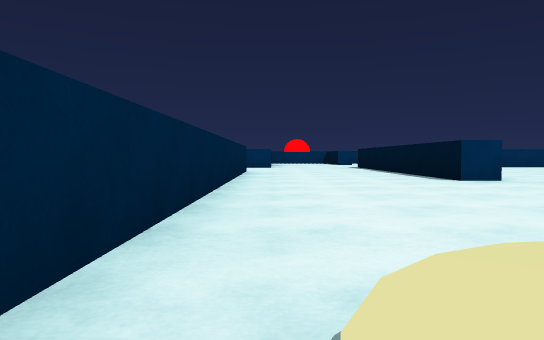
[1] (above)

13 first-person views from a walk through a scene from a Unity 3-D project. The camera is 0.24 m above the floor, tilts 2° down and sees 70° across. The floor is counted in squares, 1 m on a side. Each view is taken from the middle of a square. On the plan, view 1 faces up. The plan holds only what a view shows up to about 9 squares ahead; the rest is blank.

[2]
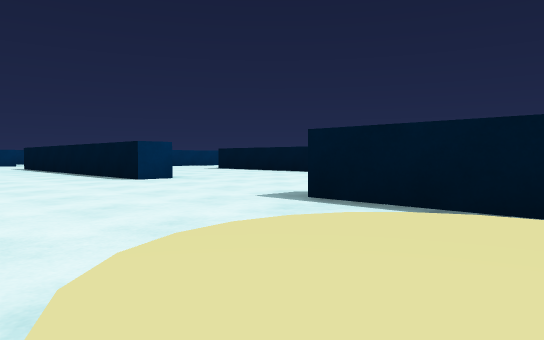

[3]
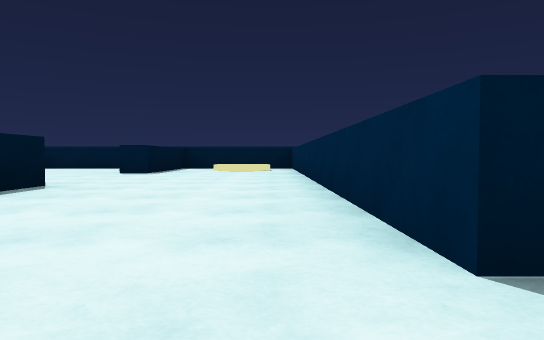

[4]
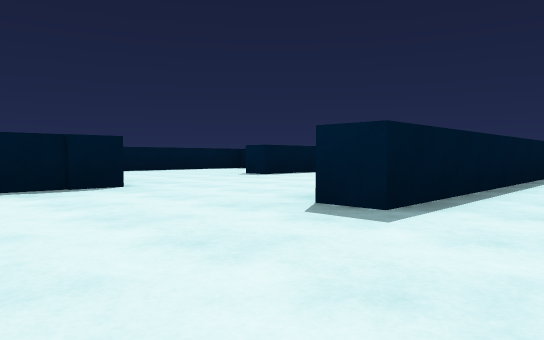

[5]
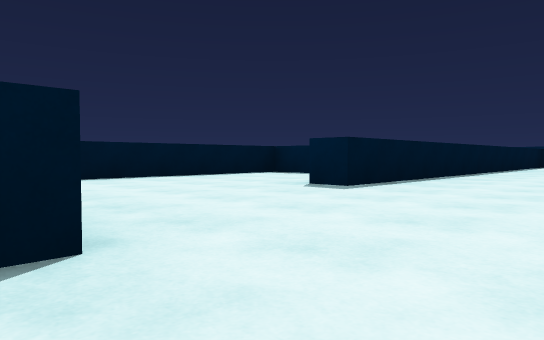

[6]
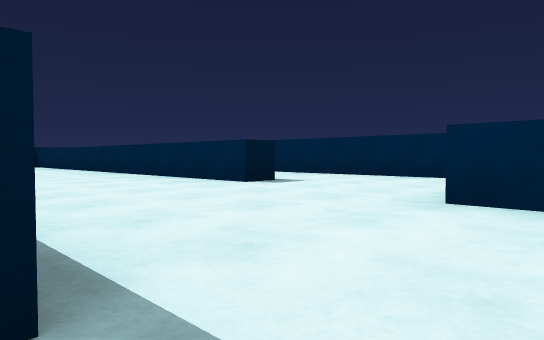

[7]
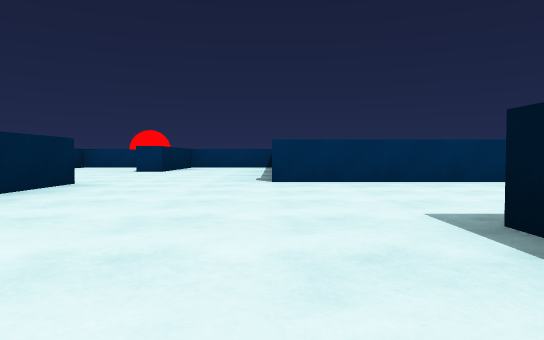

[8]
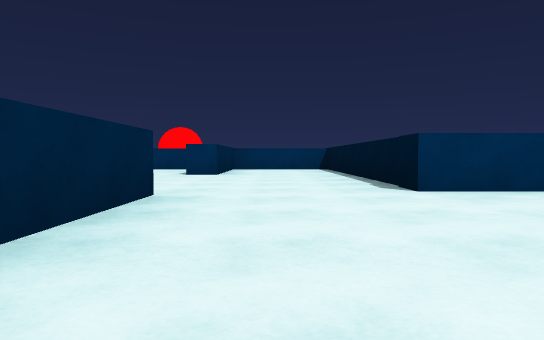

[9]
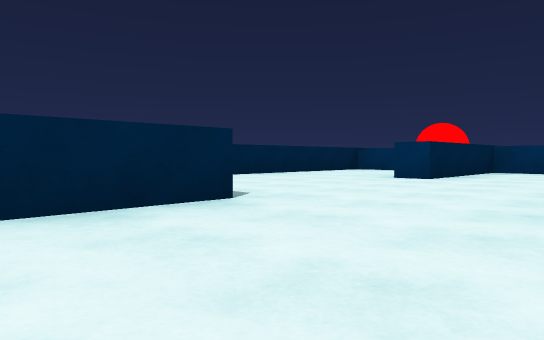

[10]
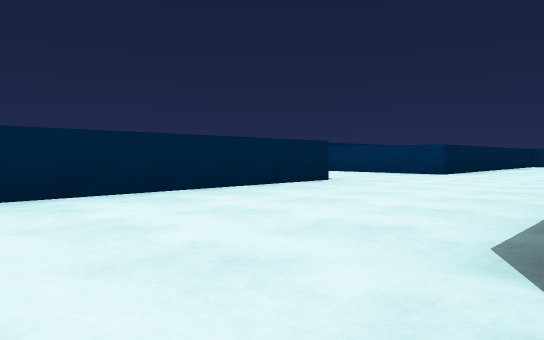

[11]
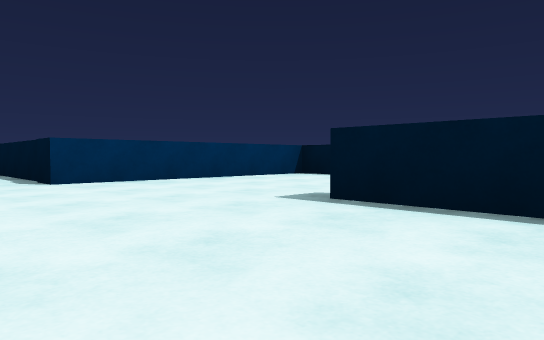

[12]
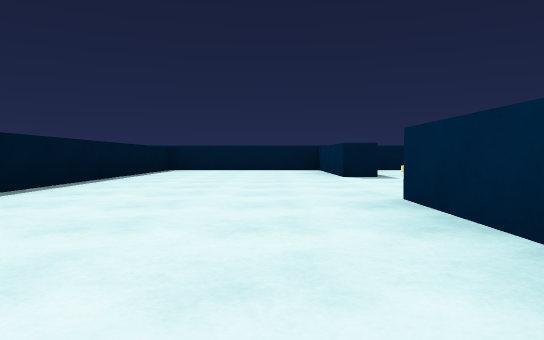

[13]
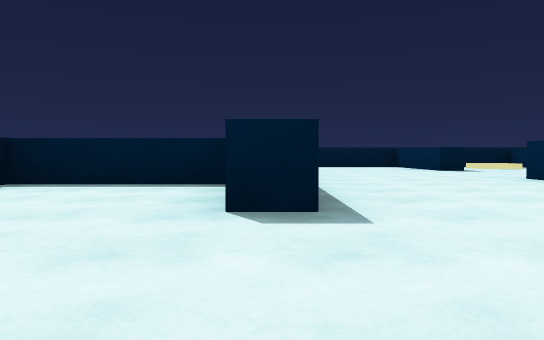

### Floor plan
Ten units are one square. View 1 is at (0, 0); x grows to the right and y downward. Boxes are objects, and circles mark ways between rooms. Rooms are numbered by the first view taken in them; rooms with no view inside come last. Other rooms are left out.
<svg viewBox="-25 -138 103 152">
<path fill="none" stroke="#000" d="M18 -38 18 -74M-9 -62 -4 -62 -4 9 18 9 18 -15M0 -82 -20 -82M40 -87 40 -133 23 -133 23 -111 19 -111M0 -116 0 -82M18 -74 18 -84 23 -84 23 -70M23 -50 23 -38 18 -38M18 -15 23 -15 23 9 48 9 48 -62 52 -62M54 -87 40 -87M54 -46 73 -46 73 -87 54 -87"/>
<circle cx="10" cy="-80" r="3" fill="#2a7"/>
<circle cx="20" cy="-25" r="3" fill="#2a7"/>
<circle cx="30" cy="-80" r="3" fill="#2a7"/>
<circle cx="50" cy="-75" r="3" fill="#2a7"/>
<text x="0" y="-40">1</text>
<text x="20" y="-100">2</text>
<text x="40" y="-40">3</text>
<text x="60" y="-70">4</text>
</svg>
Room 1 opens to room 2. Room 1 opens to room 3. Room 2 opens to room 3. Room 3 opens to room 4.

Where each view was taken, in squares from view 1:
view 1: 0 up, 0 right, facing up
view 2: 0 up, 0 right, facing up-right
view 3: 7 up, 0 right, facing down
view 4: 10 up, 1 right, facing down-right
view 5: 9 up, 3 right, facing down-right
view 6: 9 up, 2 right, facing down-left
view 7: 5 up, 4 right, facing up
view 8: 6 up, 3 right, facing up
view 9: 7 up, 4 right, facing up-left
view 10: 3 up, 2 right, facing up-left
view 11: 5 up, 3 right, facing up-right
view 12: 6 up, 3 right, facing down
view 13: 8 up, 5 right, facing down
